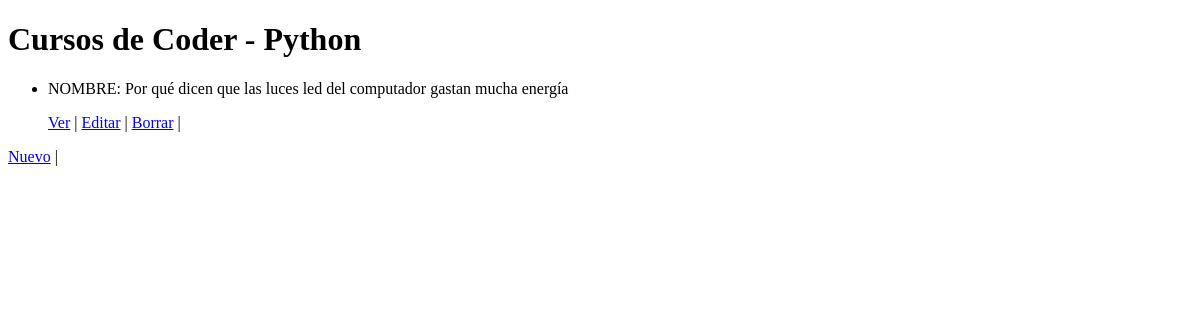
Before: /app/historia/list with the older database file.
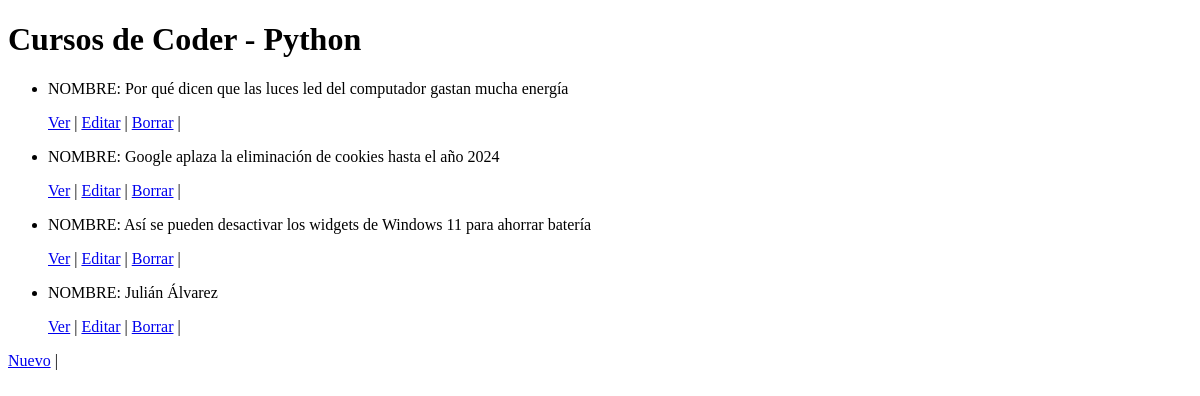
After: the same page with the newer database file.
### app/models.py (models this page shows, shortened)
class Historias(models.Model):
    titulo= models.CharField(max_length=300)
    subtitulo= models.CharField(max_length=400)
    cuerpo= models.CharField(max_length=800)
    autor= models.CharField(max_length=100)
    fecha= models.CharField(max_length=50)

### app/views.py (the view)
# urls.py: path('historia/list', views.Historias_lista.as_view(), name='List'),
class Historias_lista(ListView):
    model= Historias
    template_name= "app/historia_lista.html"

### app/template/app/historia_lista.html (shortened to what this page needs)
<!DOCTYPE html>
<html lang="en">
<head>
</head>
<body>
    <h1>Cursos de Coder - Python</h1>
    <ul>
        {% for historias in object_list %}
            <li>
                <p>NOMBRE: {{ historias.titulo }} </p>
                <p>
                    <a href="{% url 'Detail' historias.id%}">Ver</a> |
                    <a href="{% url 'Edit' historias.id%}">Editar</a> |
                    <a href="{% url 'Delete' historias.id%}">Borrar</a> |
                </p>
            </li>
        {% endfor %}
    </ul>
    <a href="{% url 'New'%}">Nuevo</a> |
</body>
</html>

Changed rows visible on the page:
added Historias: titulo "Google aplaza la eliminación de cookies hasta el año 2024"
added Historias: titulo "Así se pueden desactivar los widgets de Windows 11 para ahorrar batería"
added Historias: titulo "Julián Álvarez"
